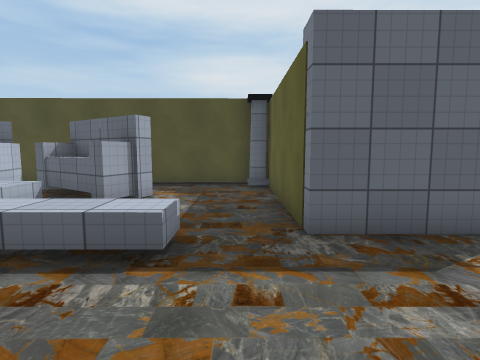
[1] (above)

22 first-person views from a walk through a 3-D level made in the Unity game engine. The camera is 1.4 m above the floor, tilts 6° down and sees 80° across. The floor is counted in squares, 1.09 m on a side. Each view is taken from the middle of a square. On the plan, view 1 faces up. The plan holds only what a view shows up to about 13 squares ahead; the rest is blank. The place goes on beyond the plan. The player is left out. Some surface patterns are stand-ins.

[2]
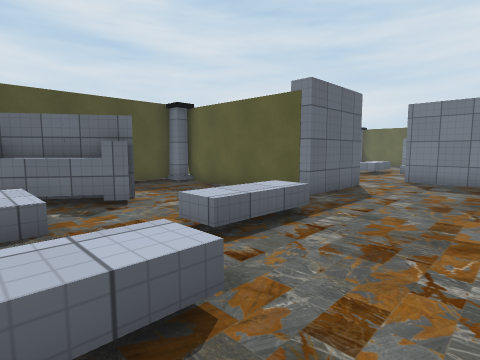

[3]
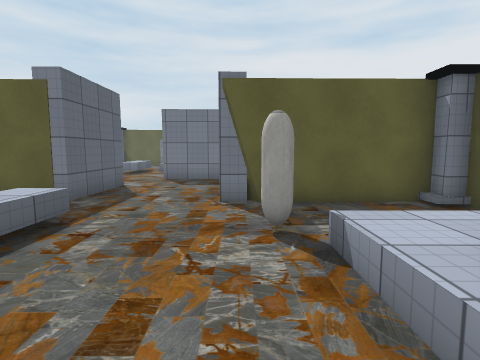

[4]
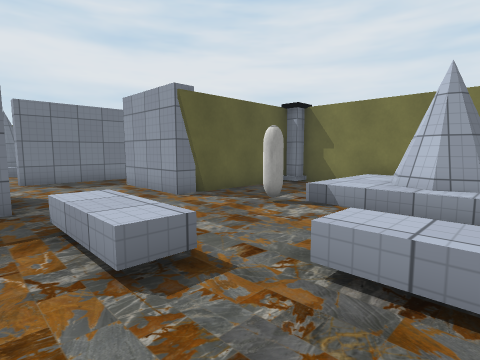

[5]
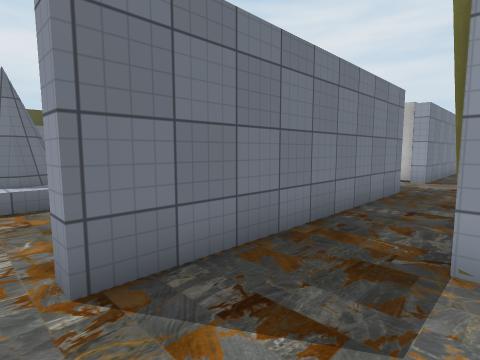

[6]
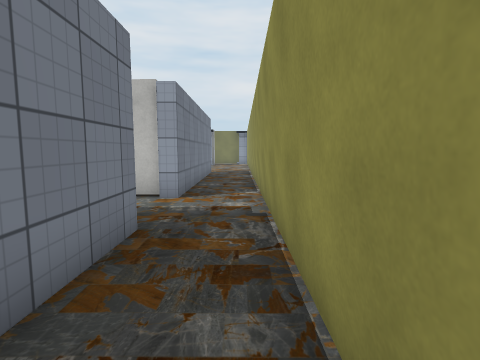

[7]
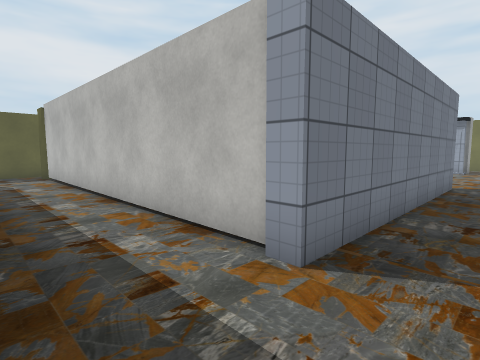

[8]
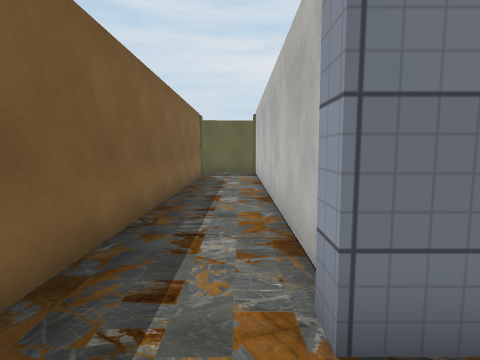

[9]
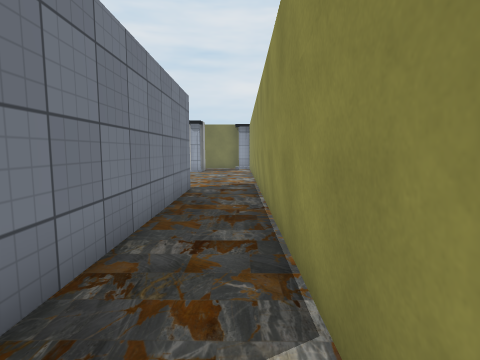

[10]
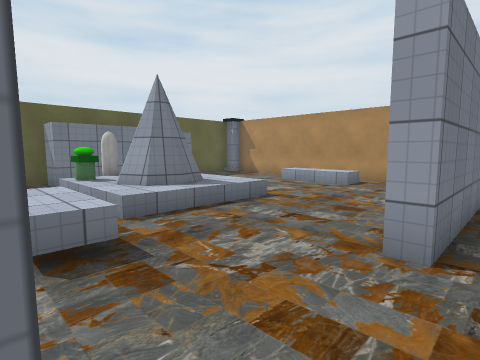

[11]
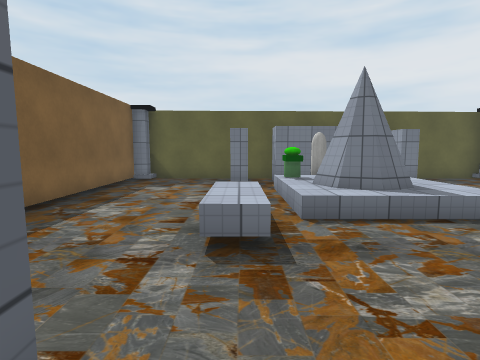

[12]
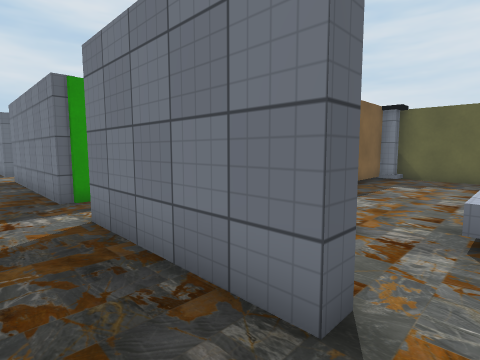

[13]
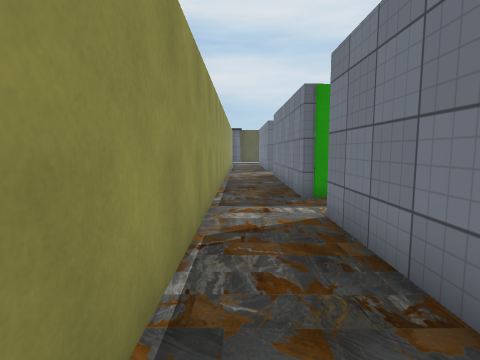

[14]
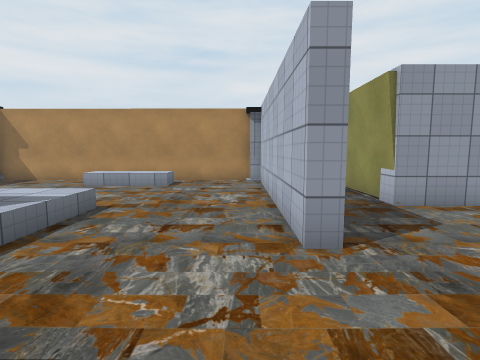

[15]
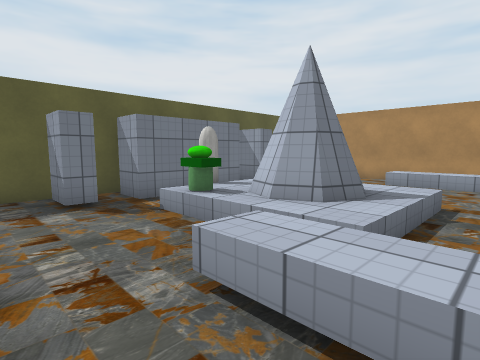

[16]
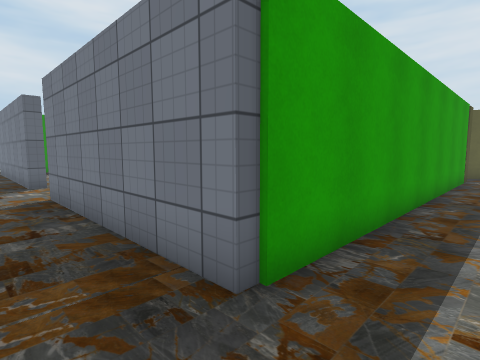

[17]
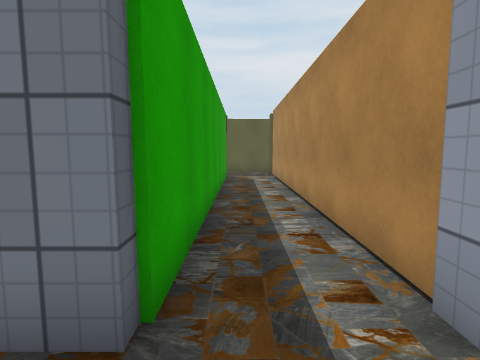

[18]
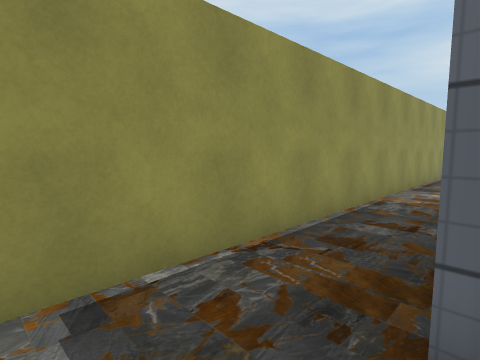

[19]
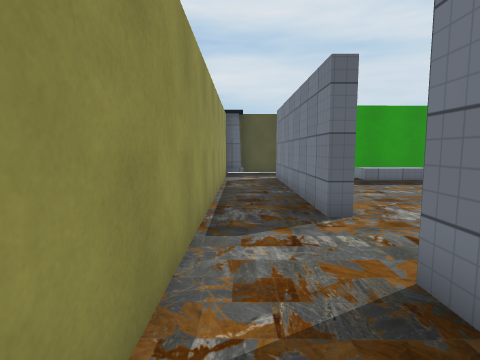

[20]
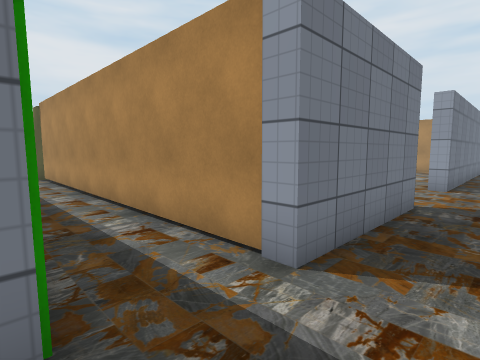

[21]
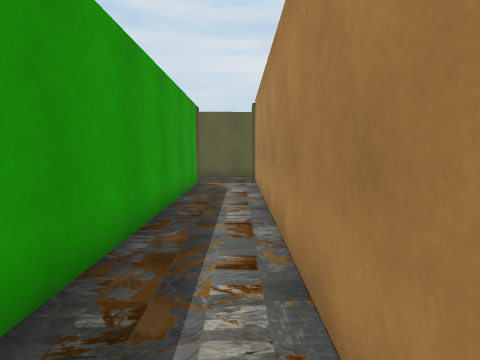

[22]
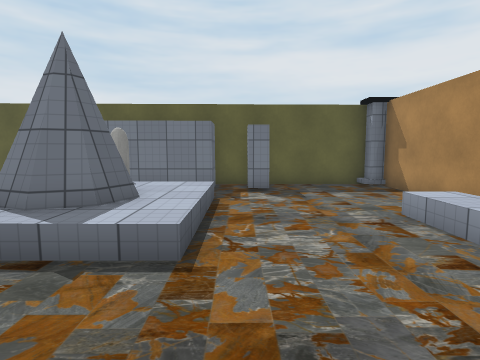

### Floor plan
Key: @ floor where view 1 was taken; # wall or solid block; x gap in a wall; . main floor; : floor 0.5 m higher than the main floor; / step, stairs or slope; = window, fence, low wall or low ledge; ^ raised ledge; O other object.
Columns run from 6 left of view 1 to 19 right of it. Each row starts with its distance up from view 1.
 30           #..#  ####
 29           #..#  ^^^
 28           #..# ...
 27           #..# ...
 26           #..#...
 25           #..#...
 24           #..#..
 23           #....
 22           #....
 21           #...
 20           #..#
 19           #..#
 18           #..#
 17           #..#
 16           #..#
 15           #..#
 14           #..#############
 13           #...............
 12           #...............
 11    #####  #..#############
 10    ....#  #..#   .......##
  9 OOO....#  #..# ..........#
  8  OOO...#  #..#...........#
  7 O.OO...#  # .#...........#
  6 O......#  #.....^^^....###
  5 .......#### ...../////...#
  4  ..^^^.........../:#O=.###
  3 ...^^^.......#...//##:##
  2 ^^...........#.../://:.#
  1  ............#.../::::.###
  0 . ....@####..#...........#
 -1  ///#..#  #..#..........x#
 -2  ////..#  #..#...........#
 -3  ##:/..#  #..#...........#
 -4    :/..#  #..#...:::.....#
 -5    #####  #..#############
 -6           #..############
 -7           #...............
 -8           #...............
 -9           #..#############
-10           #..#
-11           #..#
-12           #..#
-13           #..#
-14           #..#
-15           #..#
-16           #..#
-17           #..#
-18           #...

Positions as (right, up) in squares from view 1, and headings:
1: (0, 0), facing up
2: (-6, 0), facing up-right
3: (-6, 0), facing right
4: (-6, 5), facing down-right
5: (4, 4), facing down-right
6: (5, -1), facing down
7: (5, -6), facing down-right
8: (5, -8), facing right
9: (5, -8), facing down
10: (6, 7), facing down-right
11: (6, 6), facing right
12: (5, 6), facing up-right
13: (5, 6), facing up
14: (8, 7), facing down
15: (10, 8), facing down-right
16: (5, 12), facing up-right
17: (5, 13), facing right
18: (7, 12), facing up-left
19: (5, 18), facing up
20: (5, 14), facing down-right
21: (8, 12), facing right
22: (8, 0), facing right
